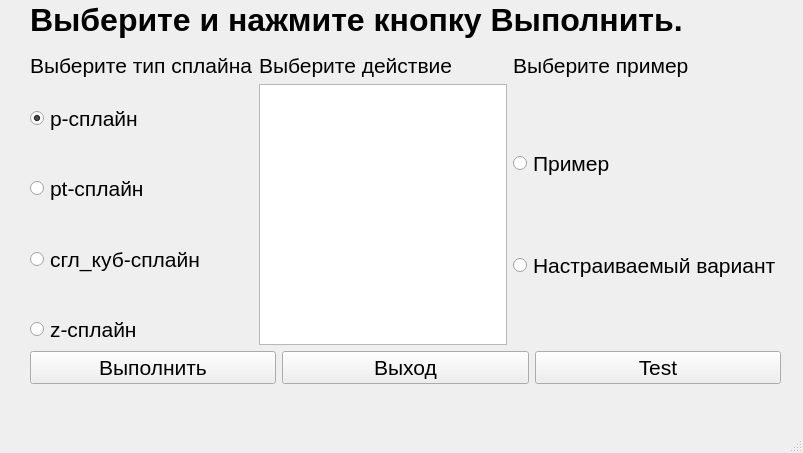
<?xml version="1.0" encoding="UTF-8"?>
<ui version="4.0">
 <class>MainWindow</class>
 <widget class="QMainWindow" name="MainWindow">
  <property name="geometry">
   <rect>
    <x>0</x>
    <y>0</y>
    <width>803</width>
    <height>453</height>
   </rect>
  </property>
  <property name="font">
   <font>
    <pointsize>16</pointsize>
   </font>
  </property>
  <property name="windowTitle">
   <string>Сплайны</string>
  </property>
  <widget class="QWidget" name="centralwidget">
   <widget class="QLabel" name="label_output">
    <property name="geometry">
     <rect>
      <x>30</x>
      <y>-10</y>
      <width>671</width>
      <height>61</height>
     </rect>
    </property>
    <property name="font">
     <font>
      <pointsize>24</pointsize>
      <weight>75</weight>
      <italic>false</italic>
      <bold>true</bold>
      <underline>false</underline>
      <strikeout>false</strikeout>
     </font>
    </property>
    <property name="toolTip">
     <string/>
    </property>
    <property name="text">
     <string>&lt;html&gt;&lt;head/&gt;&lt;body&gt;&lt;p&gt;&lt;span style=&quot; font-size:24pt;&quot;&gt;Выберите и нажмите кнопку Выполнить.&lt;/span&gt;&lt;/p&gt;&lt;/body&gt;&lt;/html&gt;</string>
    </property>
   </widget>
   <widget class="QWidget" name="layoutWidget">
    <property name="geometry">
     <rect>
      <x>30</x>
      <y>53</y>
      <width>751</width>
      <height>331</height>
     </rect>
    </property>
    <layout class="QGridLayout" name="gridLayout_7">
     <item row="0" column="0">
      <layout class="QGridLayout" name="gridLayout_5">
       <item row="0" column="1">
        <layout class="QGridLayout" name="gridLayout_3">
         <item row="1" column="0">
          <widget class="QListWidget" name="listWidget"/>
         </item>
         <item row="0" column="0">
          <widget class="QLabel" name="labelAction">
           <property name="text">
            <string>Выберите действие</string>
           </property>
           <property name="scaledContents">
            <bool>true</bool>
           </property>
          </widget>
         </item>
        </layout>
       </item>
       <item row="0" column="0">
        <layout class="QGridLayout" name="gridLayout_2">
         <item row="3" column="0">
          <layout class="QGridLayout" name="gridLayout">
           <item row="2" column="0">
            <widget class="QRadioButton" name="pt_radioButton">
             <property name="text">
              <string>pt-сплайн</string>
             </property>
             <attribute name="buttonGroup">
              <string notr="true">buttonGroup</string>
             </attribute>
            </widget>
           </item>
           <item row="1" column="0">
            <spacer name="verticalSpacer_8">
             <property name="orientation">
              <enum>Qt::Vertical</enum>
             </property>
             <property name="sizeHint" stdset="0">
              <size>
               <width>20</width>
               <height>40</height>
              </size>
             </property>
            </spacer>
           </item>
           <item row="8" column="0">
            <spacer name="verticalSpacer_5">
             <property name="orientation">
              <enum>Qt::Vertical</enum>
             </property>
             <property name="sizeHint" stdset="0">
              <size>
               <width>20</width>
               <height>40</height>
              </size>
             </property>
            </spacer>
           </item>
           <item row="4" column="0">
            <spacer name="verticalSpacer_4">
             <property name="orientation">
              <enum>Qt::Vertical</enum>
             </property>
             <property name="sizeHint" stdset="0">
              <size>
               <width>20</width>
               <height>40</height>
              </size>
             </property>
            </spacer>
           </item>
           <item row="5" column="0">
            <widget class="QRadioButton" name="sm_radioButton">
             <property name="text">
              <string>сгл_куб-сплайн</string>
             </property>
             <attribute name="buttonGroup">
              <string notr="true">buttonGroup</string>
             </attribute>
            </widget>
           </item>
           <item row="9" column="0">
            <widget class="QRadioButton" name="z_radioButton">
             <property name="text">
              <string>z-сплайн</string>
             </property>
             <attribute name="buttonGroup">
              <string notr="true">buttonGroup</string>
             </attribute>
            </widget>
           </item>
          </layout>
         </item>
         <item row="0" column="0">
          <widget class="QLabel" name="labelSplineType">
           <property name="text">
            <string>Выберите тип сплайна</string>
           </property>
           <property name="scaledContents">
            <bool>true</bool>
           </property>
          </widget>
         </item>
         <item row="1" column="0">
          <spacer name="verticalSpacer_7">
           <property name="orientation">
            <enum>Qt::Vertical</enum>
           </property>
           <property name="sizeHint" stdset="0">
            <size>
             <width>20</width>
             <height>40</height>
            </size>
           </property>
          </spacer>
         </item>
         <item row="2" column="0">
          <widget class="QRadioButton" name="p_radioButton">
           <property name="tabletTracking">
            <bool>false</bool>
           </property>
           <property name="acceptDrops">
            <bool>false</bool>
           </property>
           <property name="text">
            <string>p-сплайн</string>
           </property>
           <property name="checked">
            <bool>true</bool>
           </property>
           <attribute name="buttonGroup">
            <string notr="true">buttonGroup</string>
           </attribute>
          </widget>
         </item>
        </layout>
       </item>
       <item row="0" column="2">
        <layout class="QGridLayout" name="gridLayout_4">
         <item row="1" column="0">
          <spacer name="verticalSpacer_2">
           <property name="orientation">
            <enum>Qt::Vertical</enum>
           </property>
           <property name="sizeHint" stdset="0">
            <size>
             <width>20</width>
             <height>40</height>
            </size>
           </property>
          </spacer>
         </item>
         <item row="4" column="0">
          <spacer name="verticalSpacer_3">
           <property name="orientation">
            <enum>Qt::Vertical</enum>
           </property>
           <property name="sizeHint" stdset="0">
            <size>
             <width>20</width>
             <height>40</height>
            </size>
           </property>
          </spacer>
         </item>
         <item row="5" column="0">
          <widget class="QRadioButton" name="VariableButton">
           <property name="text">
            <string>Настраиваемый вариант</string>
           </property>
           <attribute name="buttonGroup">
            <string notr="true">buttonGroup_2</string>
           </attribute>
          </widget>
         </item>
         <item row="3" column="0">
          <widget class="QRadioButton" name="ExampleButton">
           <property name="text">
            <string>Пример</string>
           </property>
           <attribute name="buttonGroup">
            <string notr="true">buttonGroup_2</string>
           </attribute>
          </widget>
         </item>
         <item row="0" column="0">
          <widget class="QLabel" name="labelExample">
           <property name="enabled">
            <bool>true</bool>
           </property>
           <property name="text">
            <string>Выберите пример</string>
           </property>
          </widget>
         </item>
         <item row="6" column="0">
          <spacer name="verticalSpacer_6">
           <property name="orientation">
            <enum>Qt::Vertical</enum>
           </property>
           <property name="sizeHint" stdset="0">
            <size>
             <width>20</width>
             <height>40</height>
            </size>
           </property>
          </spacer>
         </item>
        </layout>
       </item>
      </layout>
     </item>
     <item row="1" column="0">
      <layout class="QGridLayout" name="gridLayout_6">
       <item row="0" column="0">
        <widget class="QPushButton" name="buttonExecute">
         <property name="text">
          <string>Выполнить</string>
         </property>
        </widget>
       </item>
       <item row="0" column="1">
        <widget class="QPushButton" name="buttonExit">
         <property name="text">
          <string>Выход</string>
         </property>
        </widget>
       </item>
       <item row="0" column="2">
        <widget class="QPushButton" name="pushButton">
         <property name="text">
          <string>Test</string>
         </property>
        </widget>
       </item>
      </layout>
     </item>
    </layout>
   </widget>
  </widget>
  <widget class="QMenuBar" name="menubar">
   <property name="geometry">
    <rect>
     <x>0</x>
     <y>0</y>
     <width>803</width>
     <height>37</height>
    </rect>
   </property>
  </widget>
  <widget class="QStatusBar" name="statusbar"/>
 </widget>
 <resources/>
 <connections/>
 <buttongroups>
  <buttongroup name="buttonGroup_2"/>
  <buttongroup name="buttonGroup"/>
 </buttongroups>
</ui>
